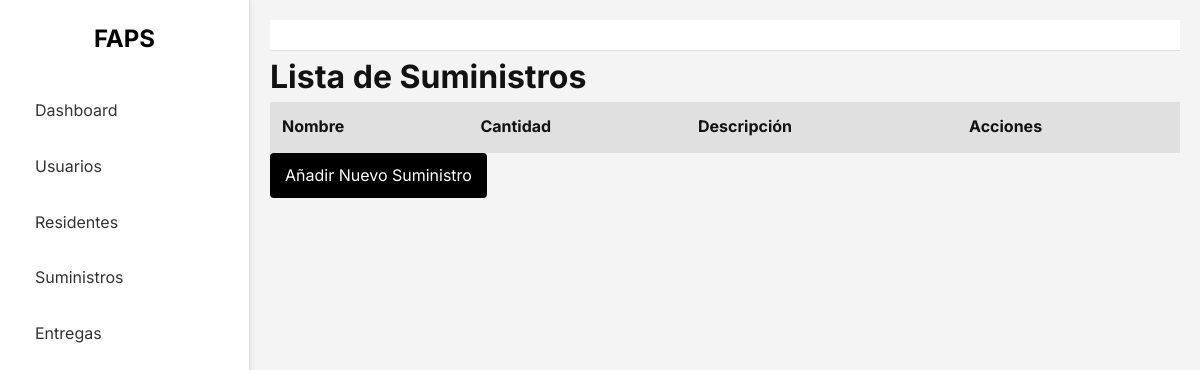
The page /admin/supplies on the database as committed earlier.
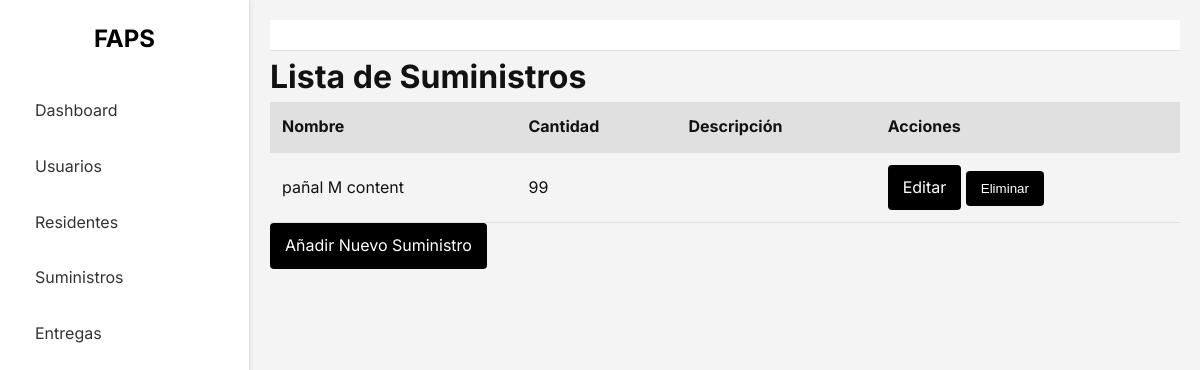
The same page on the database as committed later.
### app/models.py (models this page shows, shortened)
class Supply(db.Model):
    id = db.Column(db.Integer, primary_key=True)
    name = db.Column(db.String(100), nullable=False)
    category = db.Column(db.String(100), nullable=False)
    quantity = db.Column(db.Integer, nullable=False)
    entry_date = db.Column(db.Date, nullable=False)

### app/routes/supply_routes.py (the view)
@supply_bp.route('/admin/supplies')
def list_supplies():
    supplies = Supply.query.all()
    return render_template('list_supplies.html', supplies=supplies)

### app/templates/list_supplies.html (shortened to what this page needs)
{% extends 'base.html' %}
{% block content %}
<h1>Lista de Suministros</h1>
<table class="table">
    <thead>
        <tr>
            <th>Nombre</th>
            <th>Cantidad</th>
            <th>Descripción</th>
            <th>Acciones</th>
        </tr>
    </thead>
    <tbody>
        {% for supply in supplies %}
        <tr>
            <td>{{ supply.name }}</td>
            <td>{{ supply.quantity }}</td>
            <td>{{ supply.description }}</td>
            <td>
                <a class="btn btn-primary" href="{{ url_for('supply_bp.edit_supply', id=supply.id) }}">Editar</a>
                <form action="{{ url_for('supply_bp.delete_supply', id=supply.id) }}" method="post" style="display:inline;">
                    <button class="btn btn-danger" type="submit">Eliminar</button>
                </form>
            </td>
        </tr>
        {% endfor %}
    </tbody>
</table>
<a class="btn btn-success" href="{{ url_for('supply_bp.create_supply') }}">Añadir Nuevo Suministro</a>
{% endblock %}

Rows that differ between the two databases and show on the page:
added Supply: name "pañal M content", quantity "99"
